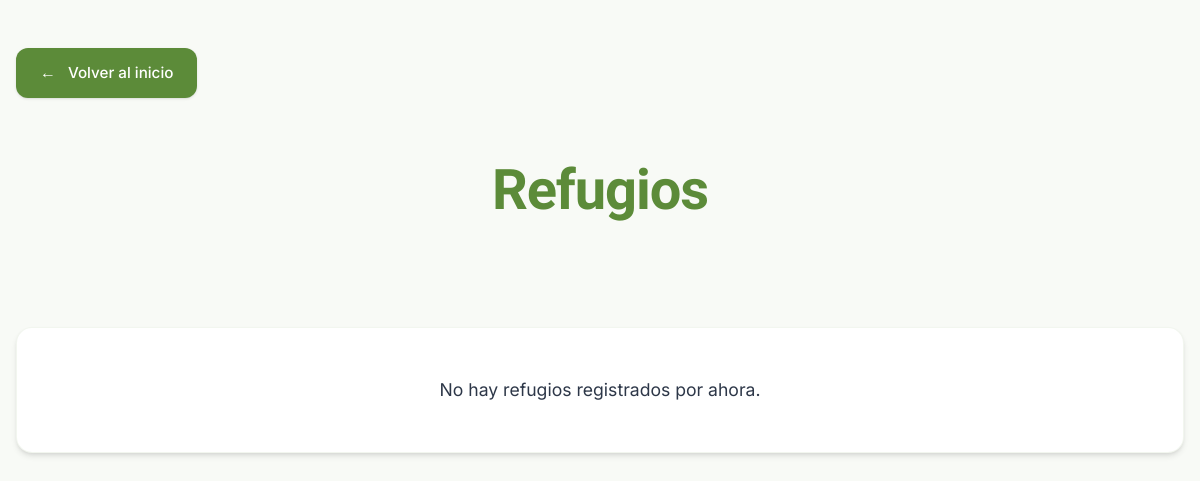
/Codigo/refugios.php, run on an earlier commit of the app's database.
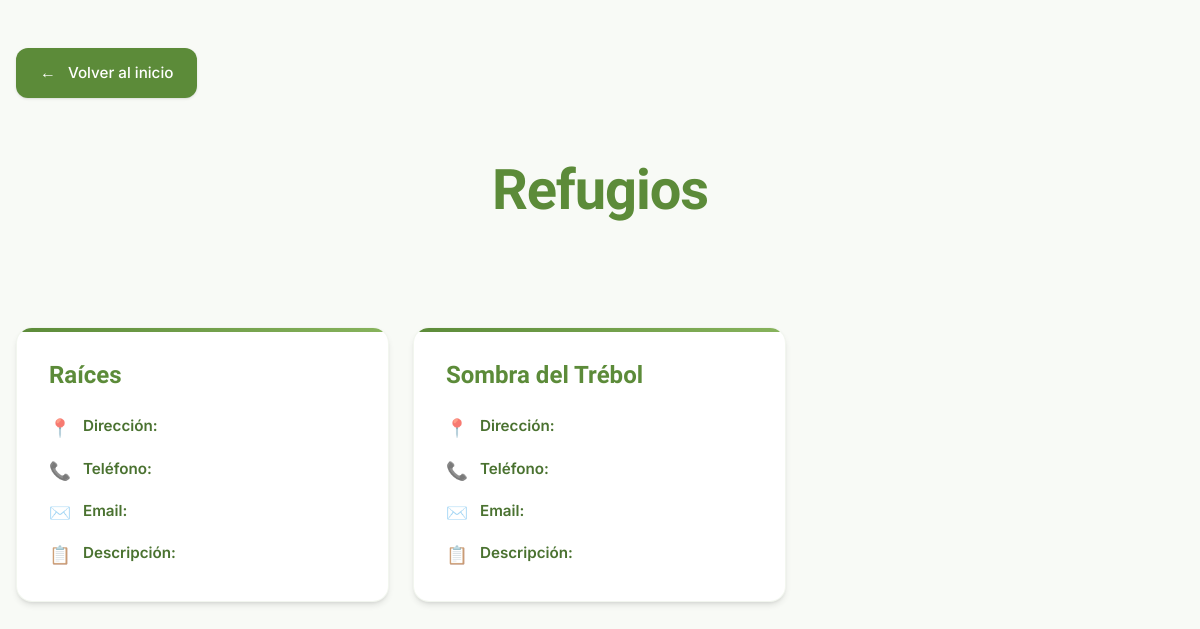
And on a later commit of the database.
### tables this page shows
CREATE TABLE `refugios` (
  `id` int(11) NOT NULL,
  `usuario_id` int(11) NOT NULL,
  `nombre_refugio` varchar(100) NOT NULL,
  `direccion` varchar(255) DEFAULT NULL,
  `telefono` varchar(20) DEFAULT NULL,
  `email` varchar(100) DEFAULT NULL,
  `descripcion` text DEFAULT NULL
);

### Codigo/refugios.php (the view, shortened to what this page needs)
<?php
require_once 'conexion.php';
$sql = "SELECT id, usuario_id, nombre_refugio, direccion, telefono, email, descripcion FROM refugios ORDER BY nombre_refugio ASC";
$result = $conn->query($sql);
?>
<!DOCTYPE html>
<html lang="es">
<head>
    <link rel="stylesheet" href="css/refugios.css">
    <a href="index.php" class="btn-volver">
            <span class="btn-volver-icon">←</span>
            Volver al inicio
    </a>
</head>
<body>
    <header>
        <h1>Refugios</h1>
    </header>
    <main>
        <?php if ($result && $result->num_rows > 0): ?>
            <ul>
                <?php while ($refugio = $result->fetch_assoc()): ?>
                    <li>
                        <h2><?= htmlspecialchars($refugio['nombre_refugio']) ?></h2>
                        <p><strong>Dirección:</strong> <?= htmlspecialchars($refugio['direccion']) ?></p>
                        <p><strong>Teléfono:</strong> <?= htmlspecialchars($refugio['telefono']) ?></p>
                        <p><strong>Email:</strong> <?= htmlspecialchars($refugio['email']) ?></p>
                        <p><strong>Descripción:</strong> <?= nl2br(htmlspecialchars($refugio['descripcion'])) ?></p>
                    </li>
                <?php endwhile; ?>
            </ul>
        <?php else: ?>
            <p>No hay refugios registrados por ahora.</p>
        <?php endif; ?>
    </main>
</body>
</html>

What changed in the data, as far as the page shows it:
added refugios: nombre_refugio "Raíces"
added refugios: nombre_refugio "Sombra del Trébol"
Also different on the page:
text no longer shown: "No hay refugios registrados por ahora."
